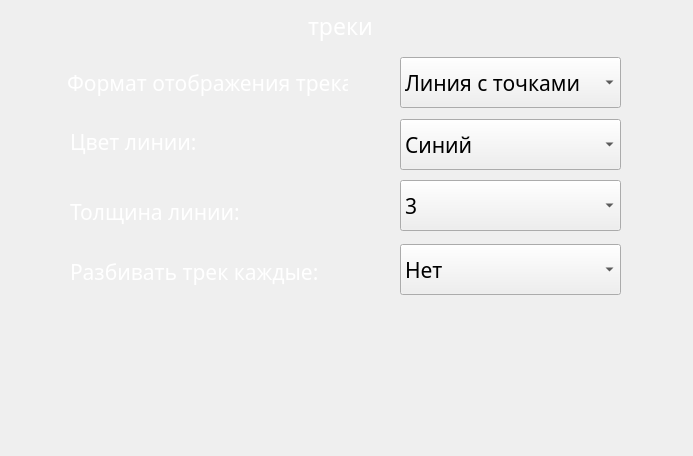
<?xml version="1.0" encoding="UTF-8"?>
<ui version="4.0">
 <class>MapTrackSettings</class>
 <widget class="QWidget" name="MapTrackSettings">
  <property name="windowModality">
   <enum>Qt::ApplicationModal</enum>
  </property>
  <property name="geometry">
   <rect>
    <x>0</x>
    <y>0</y>
    <width>693</width>
    <height>456</height>
   </rect>
  </property>
  <property name="windowTitle">
   <string>Form</string>
  </property>
  <property name="styleSheet">
   <string notr="true"/>
  </property>
  <widget class="QLabel" name="backgroundLbl">
   <property name="geometry">
    <rect>
     <x>0</x>
     <y>0</y>
     <width>692</width>
     <height>456</height>
    </rect>
   </property>
   <property name="styleSheet">
    <string notr="true">padding-right: 15px; /* make room for the arrows */
border-image: url(:/Pyramid/fon_next_menu.png);
border-width: 3;
</string>
   </property>
   <property name="text">
    <string/>
   </property>
  </widget>
  <widget class="QLabel" name="statusVideo">
   <property name="geometry">
    <rect>
     <x>20</x>
     <y>10</y>
     <width>641</width>
     <height>31</height>
    </rect>
   </property>
   <property name="palette">
    <palette>
     <active>
      <colorrole role="WindowText">
       <brush brushstyle="SolidPattern">
        <color alpha="255">
         <red>255</red>
         <green>255</green>
         <blue>255</blue>
        </color>
       </brush>
      </colorrole>
      <colorrole role="Text">
       <brush brushstyle="SolidPattern">
        <color alpha="255">
         <red>255</red>
         <green>255</green>
         <blue>255</blue>
        </color>
       </brush>
      </colorrole>
      <colorrole role="ButtonText">
       <brush brushstyle="SolidPattern">
        <color alpha="255">
         <red>255</red>
         <green>255</green>
         <blue>255</blue>
        </color>
       </brush>
      </colorrole>
     </active>
     <inactive>
      <colorrole role="WindowText">
       <brush brushstyle="SolidPattern">
        <color alpha="255">
         <red>255</red>
         <green>255</green>
         <blue>255</blue>
        </color>
       </brush>
      </colorrole>
      <colorrole role="Text">
       <brush brushstyle="SolidPattern">
        <color alpha="255">
         <red>255</red>
         <green>255</green>
         <blue>255</blue>
        </color>
       </brush>
      </colorrole>
      <colorrole role="ButtonText">
       <brush brushstyle="SolidPattern">
        <color alpha="255">
         <red>255</red>
         <green>255</green>
         <blue>255</blue>
        </color>
       </brush>
      </colorrole>
     </inactive>
     <disabled>
      <colorrole role="WindowText">
       <brush brushstyle="SolidPattern">
        <color alpha="255">
         <red>120</red>
         <green>120</green>
         <blue>120</blue>
        </color>
       </brush>
      </colorrole>
      <colorrole role="Text">
       <brush brushstyle="SolidPattern">
        <color alpha="255">
         <red>120</red>
         <green>120</green>
         <blue>120</blue>
        </color>
       </brush>
      </colorrole>
      <colorrole role="ButtonText">
       <brush brushstyle="SolidPattern">
        <color alpha="255">
         <red>120</red>
         <green>120</green>
         <blue>120</blue>
        </color>
       </brush>
      </colorrole>
     </disabled>
    </palette>
   </property>
   <property name="font">
    <font>
     <family>Trebuchet MS</family>
     <pointsize>17</pointsize>
     <stylestrategy>PreferDefault</stylestrategy>
    </font>
   </property>
   <property name="text">
    <string>треки</string>
   </property>
   <property name="alignment">
    <set>Qt::AlignCenter</set>
   </property>
  </widget>
  <widget class="QLabel" name="zagol_lbl_6">
   <property name="geometry">
    <rect>
     <x>67</x>
     <y>67</y>
     <width>281</width>
     <height>31</height>
    </rect>
   </property>
   <property name="palette">
    <palette>
     <active>
      <colorrole role="WindowText">
       <brush brushstyle="SolidPattern">
        <color alpha="255">
         <red>255</red>
         <green>255</green>
         <blue>255</blue>
        </color>
       </brush>
      </colorrole>
      <colorrole role="Text">
       <brush brushstyle="SolidPattern">
        <color alpha="255">
         <red>255</red>
         <green>255</green>
         <blue>255</blue>
        </color>
       </brush>
      </colorrole>
      <colorrole role="ButtonText">
       <brush brushstyle="SolidPattern">
        <color alpha="255">
         <red>255</red>
         <green>255</green>
         <blue>255</blue>
        </color>
       </brush>
      </colorrole>
     </active>
     <inactive>
      <colorrole role="WindowText">
       <brush brushstyle="SolidPattern">
        <color alpha="255">
         <red>255</red>
         <green>255</green>
         <blue>255</blue>
        </color>
       </brush>
      </colorrole>
      <colorrole role="Text">
       <brush brushstyle="SolidPattern">
        <color alpha="255">
         <red>255</red>
         <green>255</green>
         <blue>255</blue>
        </color>
       </brush>
      </colorrole>
      <colorrole role="ButtonText">
       <brush brushstyle="SolidPattern">
        <color alpha="255">
         <red>255</red>
         <green>255</green>
         <blue>255</blue>
        </color>
       </brush>
      </colorrole>
     </inactive>
     <disabled>
      <colorrole role="WindowText">
       <brush brushstyle="SolidPattern">
        <color alpha="255">
         <red>120</red>
         <green>120</green>
         <blue>120</blue>
        </color>
       </brush>
      </colorrole>
      <colorrole role="Text">
       <brush brushstyle="SolidPattern">
        <color alpha="255">
         <red>120</red>
         <green>120</green>
         <blue>120</blue>
        </color>
       </brush>
      </colorrole>
      <colorrole role="ButtonText">
       <brush brushstyle="SolidPattern">
        <color alpha="255">
         <red>120</red>
         <green>120</green>
         <blue>120</blue>
        </color>
       </brush>
      </colorrole>
     </disabled>
    </palette>
   </property>
   <property name="font">
    <font>
     <family>Trebuchet MS</family>
     <pointsize>16</pointsize>
    </font>
   </property>
   <property name="text">
    <string>Формат отображения трека:</string>
   </property>
  </widget>
  <widget class="QComboBox" name="trackFormat">
   <property name="geometry">
    <rect>
     <x>400</x>
     <y>57</y>
     <width>221</width>
     <height>51</height>
    </rect>
   </property>
   <property name="font">
    <font>
     <family>Trebuchet MS</family>
     <pointsize>16</pointsize>
    </font>
   </property>
   <item>
    <property name="text">
     <string>Линия с точками</string>
    </property>
   </item>
   <item>
    <property name="text">
     <string>Линия без точек</string>
    </property>
   </item>
  </widget>
  <widget class="QLabel" name="zagol_lbl_7">
   <property name="geometry">
    <rect>
     <x>70</x>
     <y>126</y>
     <width>281</width>
     <height>31</height>
    </rect>
   </property>
   <property name="palette">
    <palette>
     <active>
      <colorrole role="WindowText">
       <brush brushstyle="SolidPattern">
        <color alpha="255">
         <red>255</red>
         <green>255</green>
         <blue>255</blue>
        </color>
       </brush>
      </colorrole>
      <colorrole role="Text">
       <brush brushstyle="SolidPattern">
        <color alpha="255">
         <red>255</red>
         <green>255</green>
         <blue>255</blue>
        </color>
       </brush>
      </colorrole>
      <colorrole role="ButtonText">
       <brush brushstyle="SolidPattern">
        <color alpha="255">
         <red>255</red>
         <green>255</green>
         <blue>255</blue>
        </color>
       </brush>
      </colorrole>
     </active>
     <inactive>
      <colorrole role="WindowText">
       <brush brushstyle="SolidPattern">
        <color alpha="255">
         <red>255</red>
         <green>255</green>
         <blue>255</blue>
        </color>
       </brush>
      </colorrole>
      <colorrole role="Text">
       <brush brushstyle="SolidPattern">
        <color alpha="255">
         <red>255</red>
         <green>255</green>
         <blue>255</blue>
        </color>
       </brush>
      </colorrole>
      <colorrole role="ButtonText">
       <brush brushstyle="SolidPattern">
        <color alpha="255">
         <red>255</red>
         <green>255</green>
         <blue>255</blue>
        </color>
       </brush>
      </colorrole>
     </inactive>
     <disabled>
      <colorrole role="WindowText">
       <brush brushstyle="SolidPattern">
        <color alpha="255">
         <red>120</red>
         <green>120</green>
         <blue>120</blue>
        </color>
       </brush>
      </colorrole>
      <colorrole role="Text">
       <brush brushstyle="SolidPattern">
        <color alpha="255">
         <red>120</red>
         <green>120</green>
         <blue>120</blue>
        </color>
       </brush>
      </colorrole>
      <colorrole role="ButtonText">
       <brush brushstyle="SolidPattern">
        <color alpha="255">
         <red>120</red>
         <green>120</green>
         <blue>120</blue>
        </color>
       </brush>
      </colorrole>
     </disabled>
    </palette>
   </property>
   <property name="font">
    <font>
     <family>Trebuchet MS</family>
     <pointsize>16</pointsize>
    </font>
   </property>
   <property name="text">
    <string>Цвет линии:</string>
   </property>
  </widget>
  <widget class="QComboBox" name="color">
   <property name="geometry">
    <rect>
     <x>400</x>
     <y>119</y>
     <width>221</width>
     <height>51</height>
    </rect>
   </property>
   <property name="font">
    <font>
     <family>Trebuchet MS</family>
     <pointsize>16</pointsize>
    </font>
   </property>
   <item>
    <property name="text">
     <string>Синий</string>
    </property>
   </item>
   <item>
    <property name="text">
     <string>Красный</string>
    </property>
   </item>
   <item>
    <property name="text">
     <string>Черный</string>
    </property>
   </item>
   <item>
    <property name="text">
     <string>Пурпурный</string>
    </property>
   </item>
   <item>
    <property name="text">
     <string>Коричневый</string>
    </property>
   </item>
   <item>
    <property name="text">
     <string>Желтый</string>
    </property>
   </item>
   <item>
    <property name="text">
     <string>Зеленый</string>
    </property>
   </item>
  </widget>
  <widget class="QPushButton" name="breakTrack">
   <property name="enabled">
    <bool>true</bool>
   </property>
   <property name="geometry">
    <rect>
     <x>30</x>
     <y>320</y>
     <width>111</width>
     <height>111</height>
    </rect>
   </property>
   <property name="autoFillBackground">
    <bool>false</bool>
   </property>
   <property name="styleSheet">
    <string notr="true"> QPushButton:hover:pressed {
    padding-right: 15px; /* make room for the arrows */
	border-image: url(:/Pyramid/razb_tr_n.png);
     border-width: 3;}
 
QPushButton{
     padding-right: 15px; /* make room for the arrows */
	border-image: url(:/Pyramid/razb_tr.png);
     border-width: 3;}

 QPushButton:hover {
    padding-right: 15px; /* make room for the arrows */
	border-image: url(:/Pyramid/razb_tr.png);
     border-width: 3;}</string>
   </property>
   <property name="text">
    <string/>
   </property>
   <property name="flat">
    <bool>true</bool>
   </property>
  </widget>
  <widget class="QLabel" name="zagol_lbl_9">
   <property name="geometry">
    <rect>
     <x>70</x>
     <y>256</y>
     <width>251</width>
     <height>31</height>
    </rect>
   </property>
   <property name="palette">
    <palette>
     <active>
      <colorrole role="WindowText">
       <brush brushstyle="SolidPattern">
        <color alpha="255">
         <red>255</red>
         <green>255</green>
         <blue>255</blue>
        </color>
       </brush>
      </colorrole>
      <colorrole role="Text">
       <brush brushstyle="SolidPattern">
        <color alpha="255">
         <red>255</red>
         <green>255</green>
         <blue>255</blue>
        </color>
       </brush>
      </colorrole>
      <colorrole role="ButtonText">
       <brush brushstyle="SolidPattern">
        <color alpha="255">
         <red>255</red>
         <green>255</green>
         <blue>255</blue>
        </color>
       </brush>
      </colorrole>
     </active>
     <inactive>
      <colorrole role="WindowText">
       <brush brushstyle="SolidPattern">
        <color alpha="255">
         <red>255</red>
         <green>255</green>
         <blue>255</blue>
        </color>
       </brush>
      </colorrole>
      <colorrole role="Text">
       <brush brushstyle="SolidPattern">
        <color alpha="255">
         <red>255</red>
         <green>255</green>
         <blue>255</blue>
        </color>
       </brush>
      </colorrole>
      <colorrole role="ButtonText">
       <brush brushstyle="SolidPattern">
        <color alpha="255">
         <red>255</red>
         <green>255</green>
         <blue>255</blue>
        </color>
       </brush>
      </colorrole>
     </inactive>
     <disabled>
      <colorrole role="WindowText">
       <brush brushstyle="SolidPattern">
        <color alpha="255">
         <red>120</red>
         <green>120</green>
         <blue>120</blue>
        </color>
       </brush>
      </colorrole>
      <colorrole role="Text">
       <brush brushstyle="SolidPattern">
        <color alpha="255">
         <red>120</red>
         <green>120</green>
         <blue>120</blue>
        </color>
       </brush>
      </colorrole>
      <colorrole role="ButtonText">
       <brush brushstyle="SolidPattern">
        <color alpha="255">
         <red>120</red>
         <green>120</green>
         <blue>120</blue>
        </color>
       </brush>
      </colorrole>
     </disabled>
    </palette>
   </property>
   <property name="font">
    <font>
     <family>Trebuchet MS</family>
     <pointsize>16</pointsize>
    </font>
   </property>
   <property name="text">
    <string>Разбивать трек каждые:</string>
   </property>
  </widget>
  <widget class="QComboBox" name="autobreak">
   <property name="geometry">
    <rect>
     <x>400</x>
     <y>244</y>
     <width>221</width>
     <height>51</height>
    </rect>
   </property>
   <property name="font">
    <font>
     <family>Trebuchet MS</family>
     <pointsize>16</pointsize>
    </font>
   </property>
   <property name="currentIndex">
    <number>0</number>
   </property>
   <item>
    <property name="text">
     <string>Нет</string>
    </property>
   </item>
   <item>
    <property name="text">
     <string>10 000 точек</string>
    </property>
   </item>
   <item>
    <property name="text">
     <string>15 000 точек</string>
    </property>
   </item>
   <item>
    <property name="text">
     <string>20 000 точек</string>
    </property>
   </item>
   <item>
    <property name="text">
     <string>12 часов</string>
    </property>
   </item>
   <item>
    <property name="text">
     <string>24 часа</string>
    </property>
   </item>
  </widget>
  <widget class="QLabel" name="status">
   <property name="geometry">
    <rect>
     <x>460</x>
     <y>410</y>
     <width>211</width>
     <height>31</height>
    </rect>
   </property>
   <property name="palette">
    <palette>
     <active>
      <colorrole role="WindowText">
       <brush brushstyle="SolidPattern">
        <color alpha="255">
         <red>255</red>
         <green>255</green>
         <blue>255</blue>
        </color>
       </brush>
      </colorrole>
      <colorrole role="Text">
       <brush brushstyle="SolidPattern">
        <color alpha="255">
         <red>255</red>
         <green>255</green>
         <blue>255</blue>
        </color>
       </brush>
      </colorrole>
      <colorrole role="ButtonText">
       <brush brushstyle="SolidPattern">
        <color alpha="255">
         <red>255</red>
         <green>255</green>
         <blue>255</blue>
        </color>
       </brush>
      </colorrole>
     </active>
     <inactive>
      <colorrole role="WindowText">
       <brush brushstyle="SolidPattern">
        <color alpha="255">
         <red>255</red>
         <green>255</green>
         <blue>255</blue>
        </color>
       </brush>
      </colorrole>
      <colorrole role="Text">
       <brush brushstyle="SolidPattern">
        <color alpha="255">
         <red>255</red>
         <green>255</green>
         <blue>255</blue>
        </color>
       </brush>
      </colorrole>
      <colorrole role="ButtonText">
       <brush brushstyle="SolidPattern">
        <color alpha="255">
         <red>255</red>
         <green>255</green>
         <blue>255</blue>
        </color>
       </brush>
      </colorrole>
     </inactive>
     <disabled>
      <colorrole role="WindowText">
       <brush brushstyle="SolidPattern">
        <color alpha="255">
         <red>120</red>
         <green>120</green>
         <blue>120</blue>
        </color>
       </brush>
      </colorrole>
      <colorrole role="Text">
       <brush brushstyle="SolidPattern">
        <color alpha="255">
         <red>120</red>
         <green>120</green>
         <blue>120</blue>
        </color>
       </brush>
      </colorrole>
      <colorrole role="ButtonText">
       <brush brushstyle="SolidPattern">
        <color alpha="255">
         <red>120</red>
         <green>120</green>
         <blue>120</blue>
        </color>
       </brush>
      </colorrole>
     </disabled>
    </palette>
   </property>
   <property name="font">
    <font>
     <family>Trebuchet MS</family>
     <pointsize>16</pointsize>
    </font>
   </property>
   <property name="text">
    <string/>
   </property>
   <property name="alignment">
    <set>Qt::AlignRight|Qt::AlignTrailing|Qt::AlignVCenter</set>
   </property>
  </widget>
  <widget class="QLabel" name="zagol_lbl_11">
   <property name="geometry">
    <rect>
     <x>70</x>
     <y>196</y>
     <width>281</width>
     <height>31</height>
    </rect>
   </property>
   <property name="palette">
    <palette>
     <active>
      <colorrole role="WindowText">
       <brush brushstyle="SolidPattern">
        <color alpha="255">
         <red>255</red>
         <green>255</green>
         <blue>255</blue>
        </color>
       </brush>
      </colorrole>
      <colorrole role="Text">
       <brush brushstyle="SolidPattern">
        <color alpha="255">
         <red>255</red>
         <green>255</green>
         <blue>255</blue>
        </color>
       </brush>
      </colorrole>
      <colorrole role="ButtonText">
       <brush brushstyle="SolidPattern">
        <color alpha="255">
         <red>255</red>
         <green>255</green>
         <blue>255</blue>
        </color>
       </brush>
      </colorrole>
     </active>
     <inactive>
      <colorrole role="WindowText">
       <brush brushstyle="SolidPattern">
        <color alpha="255">
         <red>255</red>
         <green>255</green>
         <blue>255</blue>
        </color>
       </brush>
      </colorrole>
      <colorrole role="Text">
       <brush brushstyle="SolidPattern">
        <color alpha="255">
         <red>255</red>
         <green>255</green>
         <blue>255</blue>
        </color>
       </brush>
      </colorrole>
      <colorrole role="ButtonText">
       <brush brushstyle="SolidPattern">
        <color alpha="255">
         <red>255</red>
         <green>255</green>
         <blue>255</blue>
        </color>
       </brush>
      </colorrole>
     </inactive>
     <disabled>
      <colorrole role="WindowText">
       <brush brushstyle="SolidPattern">
        <color alpha="255">
         <red>120</red>
         <green>120</green>
         <blue>120</blue>
        </color>
       </brush>
      </colorrole>
      <colorrole role="Text">
       <brush brushstyle="SolidPattern">
        <color alpha="255">
         <red>120</red>
         <green>120</green>
         <blue>120</blue>
        </color>
       </brush>
      </colorrole>
      <colorrole role="ButtonText">
       <brush brushstyle="SolidPattern">
        <color alpha="255">
         <red>120</red>
         <green>120</green>
         <blue>120</blue>
        </color>
       </brush>
      </colorrole>
     </disabled>
    </palette>
   </property>
   <property name="font">
    <font>
     <family>Trebuchet MS</family>
     <pointsize>16</pointsize>
    </font>
   </property>
   <property name="text">
    <string>Толщина линии:</string>
   </property>
  </widget>
  <widget class="QComboBox" name="widtLine">
   <property name="geometry">
    <rect>
     <x>400</x>
     <y>180</y>
     <width>221</width>
     <height>51</height>
    </rect>
   </property>
   <property name="font">
    <font>
     <family>Trebuchet MS</family>
     <pointsize>16</pointsize>
    </font>
   </property>
   <item>
    <property name="text">
     <string>3</string>
    </property>
   </item>
   <item>
    <property name="text">
     <string>5</string>
    </property>
   </item>
   <item>
    <property name="text">
     <string>7</string>
    </property>
   </item>
   <item>
    <property name="text">
     <string>10</string>
    </property>
   </item>
   <item>
    <property name="text">
     <string>15</string>
    </property>
   </item>
   <item>
    <property name="text">
     <string>20</string>
    </property>
   </item>
   <item>
    <property name="text">
     <string>25</string>
    </property>
   </item>
   <item>
    <property name="text">
     <string>30</string>
    </property>
   </item>
  </widget>
  <widget class="QPushButton" name="apply">
   <property name="enabled">
    <bool>true</bool>
   </property>
   <property name="geometry">
    <rect>
     <x>170</x>
     <y>320</y>
     <width>111</width>
     <height>111</height>
    </rect>
   </property>
   <property name="autoFillBackground">
    <bool>false</bool>
   </property>
   <property name="styleSheet">
    <string notr="true"> QPushButton:hover:pressed {
    padding-right: 15px; /* make room for the arrows */
	border-image: url(:/Pyramid/apply_n.png);
    border-width: 3;}
 
QPushButton{
     padding-right: 15px; /* make room for the arrows */
	 border-image: url(:/Pyramid/apply.png);
     border-width: 3;}

 QPushButton:hover {
    padding-right: 15px; /* make room for the arrows */
	border-image: url(:/Pyramid/apply.png);
    border-width: 3;}</string>
   </property>
   <property name="text">
    <string/>
   </property>
   <property name="flat">
    <bool>true</bool>
   </property>
  </widget>
 </widget>
 <resources>
  <include location="../Resources/PyramidWidgets.qrc"/>
 </resources>
 <connections/>
</ui>
